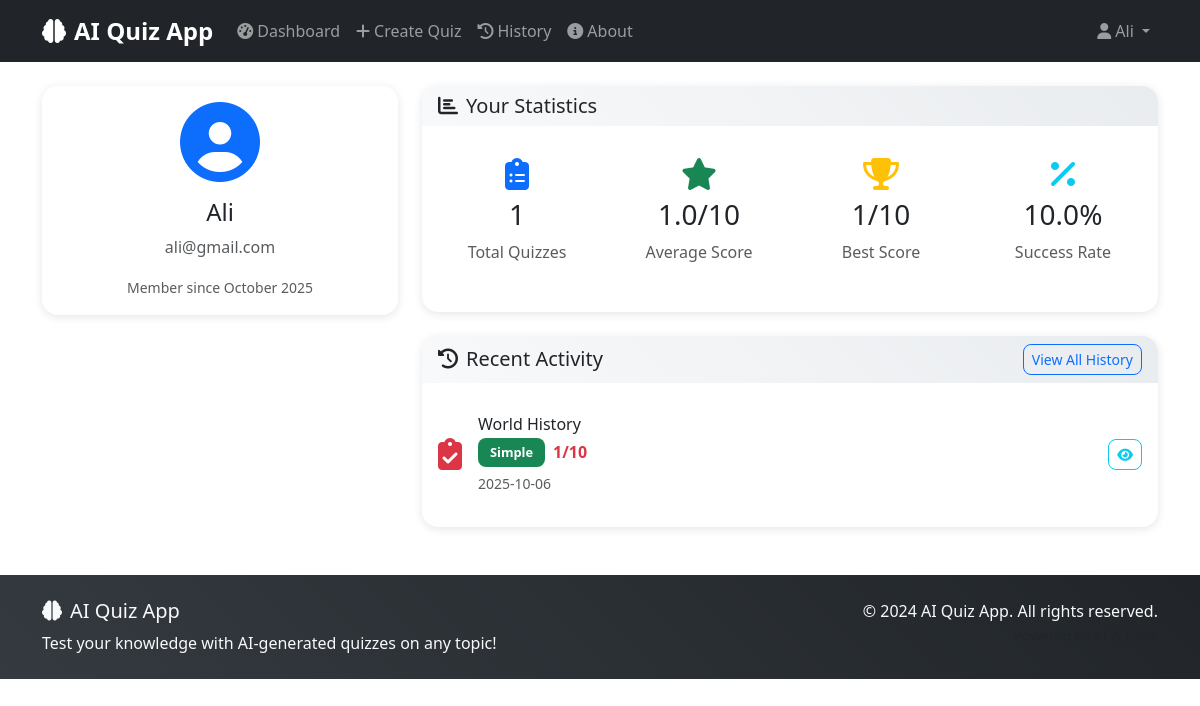
Page /auth/profile (signed in) on the committed database.
### models.py (models this page shows, shortened)
class User(UserMixin, db.Model):
    __tablename__ = 'users'
    id = db.Column(db.Integer, primary_key=True)
    username = db.Column(db.String(80), unique=True, nullable=False)
    email = db.Column(db.String(120), unique=True, nullable=False)
    password_hash = db.Column(db.String(255), nullable=False)
    created_at = db.Column(db.DateTime, default=datetime.utcnow)
    results = db.relationship('QuizResult', backref='user', lazy=True)

class Quiz(db.Model):
    __tablename__ = 'quizzes'
    id = db.Column(db.Integer, primary_key=True)
    topic = db.Column(db.String(200), nullable=False)
    difficulty = db.Column(db.Enum('simple', 'medium', 'hard'), nullable=False)
    created_at = db.Column(db.DateTime, default=datetime.utcnow)
    questions = db.relationship('Question', backref='quiz', lazy=True, cascade='all, delete-orphan')
    results = db.relationship('QuizResult', backref='quiz', lazy=True)

### routes/auth.py (the view)
@auth_bp.route('/profile')
@login_required
def profile():
    from models import QuizResult
    results = QuizResult.query.filter_by(user_id=current_user.id).all()
    stats = {
        'total_quizzes': len(results),
        'average_score': round(sum([r.score for r in results]) / len(results), 1) if results else 0,
        'best_score': max([r.score for r in results]) if results else 0,
        'recent_results': [r.to_dict() for r in results[-5:]]  # Last 5 results
    }
    return render_template('auth/profile.html', stats=stats)

### models.py (called while the page is built)
    def to_dict(self):
        return {
            'id': self.id,
            'quiz_id': self.quiz_id,
            'score': self.score,
            'taken_at': self.taken_at.isoformat(),
            'quiz_topic': self.quiz.topic,
            'quiz_difficulty': self.quiz.difficulty
        }

### templates/auth/profile.html (shortened to what this page needs)
{% extends "base.html" %}
{% block content %}
<div class="row">
    <div class="col-lg-4 mb-4">
        <div class="card">
            <div class="card-body text-center">
                <div class="profile-avatar mb-3">
                    <i class="fas fa-user-circle fa-5x text-primary"></i>
                </div>
                <h4>{{ current_user.username }}</h4>
                <p class="text-muted">{{ current_user.email }}</p>
                <small class="text-muted">
                    Member since {{ current_user.created_at.strftime('%B %Y') }}
                </small>
            </div>
        </div>
    </div>
    <div class="col-lg-8">
        <div class="card mb-4">
            <div class="card-header">
                <h5 class="mb-0"><i class="fas fa-chart-bar me-2"></i>Your Statistics</h5>
            </div>
            <div class="card-body">
                <div class="row text-center">
                    <div class="col-md-3 mb-3">
                        <div class="stat-box p-3">
                            <i class="fas fa-clipboard-list fa-2x text-primary mb-2"></i>
                            <div class="h3">{{ stats.total_quizzes }}</div>
                            <div class="text-muted">Total Quizzes</div>
                        </div>
                    </div>
                    <div class="col-md-3 mb-3">
                        <div class="stat-box p-3">
                            <i class="fas fa-star fa-2x text-success mb-2"></i>
                            <div class="h3">{{ stats.average_score }}/10</div>
                            <div class="text-muted">Average Score</div>
                        </div>
                    </div>
                    <div class="col-md-3 mb-3">
                        <div class="stat-box p-3">
                            <i class="fas fa-trophy fa-2x text-warning mb-2"></i>
                            <div class="h3">{{ stats.best_score }}/10</div>
                            <div class="text-muted">Best Score</div>
                        </div>
                    </div>
                    <div class="col-md-3 mb-3">
                        <div class="stat-box p-3">
                            <i class="fas fa-percentage fa-2x text-info mb-2"></i>
                            <div class="h3">{{ ((stats.average_score / 10) * 100)|round(1) }}%</div>
                            <div class="text-muted">Success Rate</div>
                        </div>
                    </div>
                </div>
            </div>
        </div>
        {% if stats.recent_results %}
        <div class="card">
            <div class="card-header">
                <div class="d-flex justify-content-between align-items-center">
                    <h5 class="mb-0"><i class="fas fa-history me-2"></i>Recent Activity</h5>
                    <a href="{{ url_for('quiz.quiz_history') }}" class="btn btn-sm btn-outline-primary">
                        View All History
                    </a>
                </div>
            </div>
            <div class="card-body">
                {% for result in stats.recent_results %}
                <div class="activity-item d-flex align-items-center py-3 {% if not loop.last %}border-bottom{% endif %}">
                    <div class="activity-icon me-3">
                        <i class="fas fa-clipboard-check fa-2x text-{{ 'success' if result.score >= 7 else 'warning' if result.score >= 5 else 'danger' }}"></i>
                    </div>
                    <div class="flex-grow-1">
                        <h6 class="mb-1">{{ result.quiz_topic }}</h6>
                        <div class="d-flex align-items-center gap-2 mb-1">
                            <span class="badge bg-{{ 'success' if result.quiz_difficulty == 'simple' else 'warning' if result.quiz_difficulty == 'medium' else 'danger' }}">
                                {{ result.quiz_difficulty.title() }}
                            </span>
                            <span class="text-{{ 'success' if result.score >= 7 else 'warning' if result.score >= 5 else 'danger' }} fw-bold">
                                {{ result.score }}/10
                            </span>
                        </div>
                        <small class="text-muted">{{ result.taken_at[:10] }}</small>
                    </div>
                    <div>
                        <a href="{{ url_for('quiz.view_results', result_id=result.id) }}" class="btn btn-sm btn-outline-info">
                            <i class="fas fa-eye"></i>
                        </a>
                    </div>
                </div>
                {% endfor %}
            </div>
        </div>
        {% endif %}
    </div>
</div>
{% endblock %}

### templates/base.html (shortened to what this page needs)
<!DOCTYPE html>
<html lang="en">
<head>
    <link href="https://cdn.jsdelivr.net/npm/bootstrap@5.3.0/dist/css/bootstrap.min.css" rel="stylesheet">
    <link href="https://cdnjs.cloudflare.com/ajax/libs/font-awesome/6.4.0/css/all.min.css" rel="stylesheet">
    <link href="{{ url_for('static', filename='css/style.css') }}" rel="stylesheet">
</head>
<body>
    <nav class="navbar navbar-expand-lg navbar-dark bg-dark">
        <div class="container">
            <a class="navbar-brand" href="{{ url_for('main.index') }}">
                <i class="fas fa-brain me-2"></i>AI Quiz App
            </a>
            <div class="collapse navbar-collapse" id="navbarNav">
                <ul class="navbar-nav me-auto">
                    {% if current_user.is_authenticated %}
                        <li class="nav-item">
                            <a class="nav-link" href="{{ url_for('main.dashboard') }}">
                                <i class="fas fa-tachometer-alt me-1"></i>Dashboard
                            </a>
                        </li>
                        <li class="nav-item">
                            <a class="nav-link" href="{{ url_for('quiz.create_quiz') }}">
                                <i class="fas fa-plus me-1"></i>Create Quiz
                            </a>
                        </li>
                        <li class="nav-item">
                            <a class="nav-link" href="{{ url_for('quiz.quiz_history') }}">
                                <i class="fas fa-history me-1"></i>History
                            </a>
                        </li>
                    {% endif %}
                    <li class="nav-item">
                        <a class="nav-link" href="{{ url_for('main.about') }}">
                            <i class="fas fa-info-circle me-1"></i>About
                        </a>
                    </li>
                </ul>
                <ul class="navbar-nav">
                    {% if current_user.is_authenticated %}
                        <li class="nav-item dropdown">
                            <a class="nav-link dropdown-toggle" href="#" id="navbarDropdown" role="button" data-bs-toggle="dropdown">
                                <i class="fas fa-user me-1"></i>{{ current_user.username }}
                            </a>
                        </li>
                    {% endif %}
                </ul>
            </div>
        </div>
    </nav>
    <main class="container my-4">
        {% block content %}{% endblock %}
    </main>
    <footer class="bg-dark text-light py-4 mt-5">
        <div class="container">
            <div class="row">
                <div class="col-md-6">
                    <h5><i class="fas fa-brain me-2"></i>AI Quiz App</h5>
                    <p class="mb-0">Test your knowledge with AI-generated quizzes on any topic!</p>
                </div>
                <div class="col-md-6 text-md-end">
                    <p class="mb-0">&copy; 2024 AI Quiz App. All rights reserved.</p>
                    <small class="text-muted">Powered by AI & Flask</small>
                </div>
            </div>
        </div>
    </footer>
</body>
</html>

### static/css/style.css (style rules this page uses)
.btn { border-radius: 0.5rem; font-weight: 500; transition: all 0.3s ease; }
.card { border-radius: 1rem; border: none; box-shadow: 0 2px 10px rgba(0, 0, 0, 0.1); transition: transform 0.3s ease, box-shadow 0.3s ease; }
.card-header { background: linear-gradient(45deg, #f8f9fa, #e9ecef); border-bottom: none; border-radius: 1rem 1rem 0 0 !important; }
.navbar-brand { font-weight: bold; font-size: 1.5rem; }
.navbar-nav .nav-link { font-weight: 500; transition: color 0.3s ease; }
footer { background: linear-gradient(45deg, #343a40, #212529) !important; }
.badge { font-size: 0.8rem; padding: 0.5rem 0.75rem; border-radius: 0.5rem; }
.fade-in-up { animation: fadeInUp 0.8s ease-out; }

### templates/auth/profile.html (style rules this page uses)
.profile-avatar { animation: fadeIn 1s ease-in; }
.stat-box { border-radius: 10px; transition: all 0.3s ease; cursor: pointer; }
.activity-item { transition: background-color 0.3s ease; }

### rows in the picture
User: username "Ali", email "ali@gmail.com", created_at "October 2025"
Quiz: quiz_topic "World History", quiz_difficulty "Simple", score "1", created_at "2025-10-06"

### other values in the picture
{{ stats.total_quizzes }} "1"
{{ stats.average_score }} "1.0"
{{ stats.best_score }} "1"
{{ ((stats.average_score / 10) * 100)|round(1) }} "10.0"
